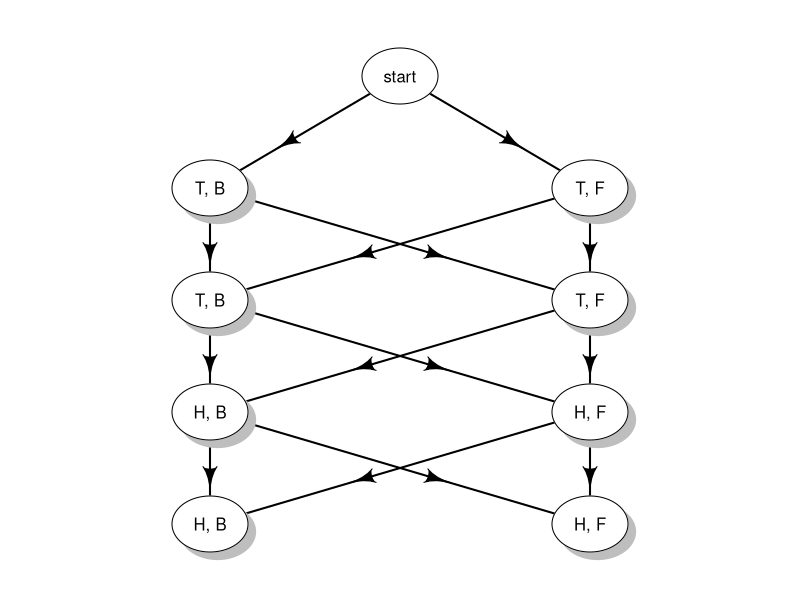
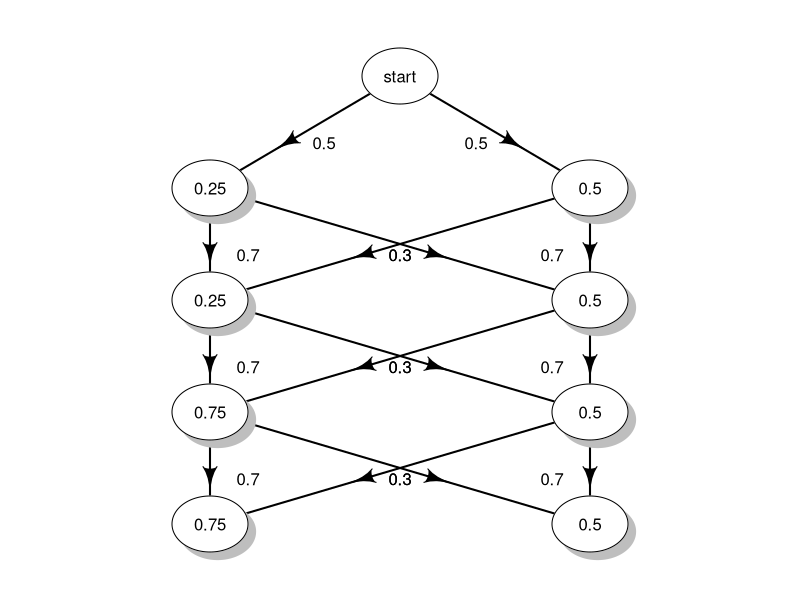
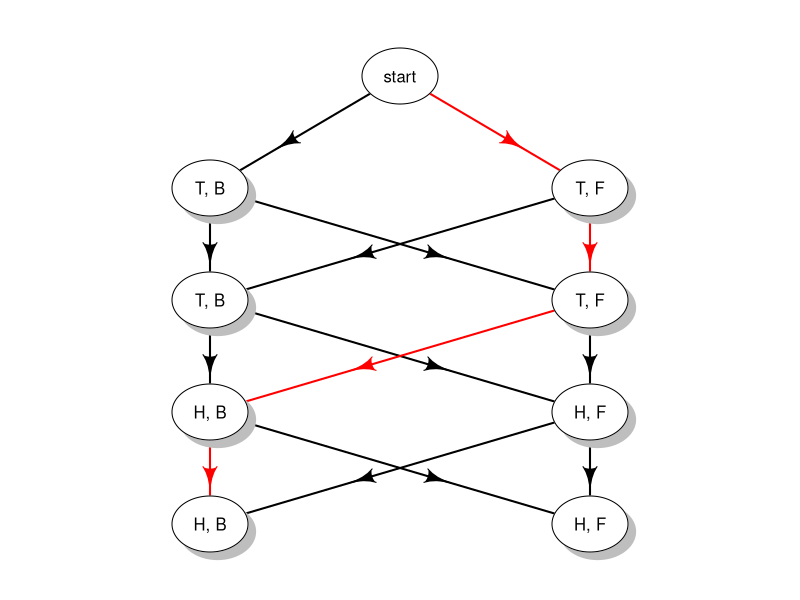
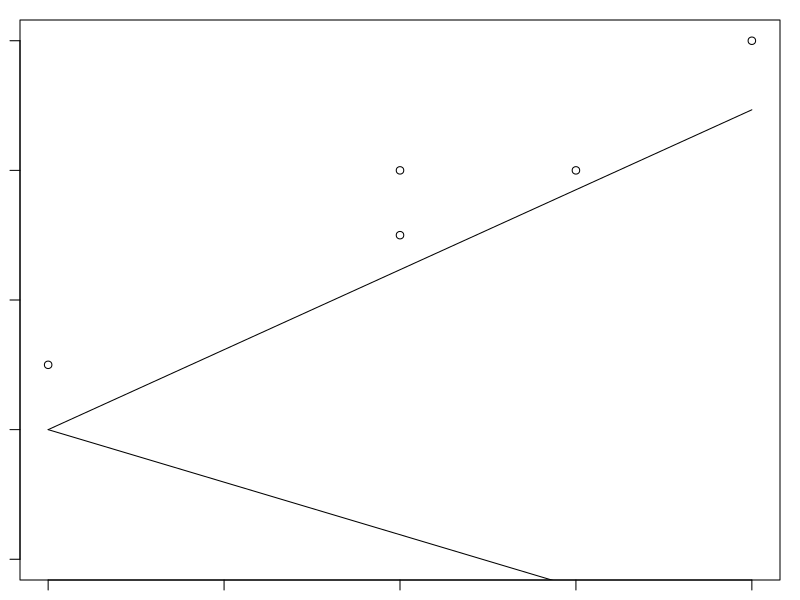

R code for these plots, in order:
## ---- chunk 1
library(diagram)
# set margins
par(mar = c(1, 1, 1, 1))
# open a plotting region
openplotmat()
# first argument of coordinates() specifies the number of elements in each row
elpos <- coordinates (c(1, rep(2, 4)))
# create data.frame say from what position to where
from <- rep(1:7, each = 2)
to <- c(2:3, rep(4:5, 2), rep(6:7, 2), rep(8:9, 2))
arrpos <- matrix(ncol = 2, nrow = length(from))

# draw arrows
for(i in 1:length(from)){
  arrpos[i, ] <- straightarrow(to = elpos[to[i], ], from = elpos[from[i], ],
                lwd = 2, arr.pos = 0.6, arr.length = 0.5, endhead = FALSE)
}

# draw circles
flip <- rep(c("T", "H"), each = 4)
pi <- rep(c("B", "F"), 4)
textellipse(elpos[1,], .05, lab = "start", shadow.size = 0)
for(i in 1:(length(flip))) {
  textellipse(elpos[i + 1,], 0.05, lab = paste(flip[i], pi[i], sep = ", "))
}

## ---- chunk 2
openplotmat()

# draw arrows
for(i in 1:length(from)){
  straightarrow(to = elpos[to[i], ], from = elpos[from[i], ],
                               lwd = 2, arr.pos = 0.6, arr.length = 0.5, endhead = FALSE)
}

# draw circles
prob <- sapply(1:length(flip), function(i){
  state <- paste(flip[i], pi[i])
  if(state == "T B"){
    .25
  }else if(state == "H B"){
    .75
  }else{
    .5
  }
})
textellipse(elpos[1,], .05, lab = "start", shadow.size = 0)
for(i in 1:(length(flip))) {
  textellipse(elpos[i + 1,], 0.05, lab = prob[i])
}

pi_prob <- c(.5, .5, rep(c(.7, .3, .3, .7), 3))

# draw transition probabilities
for(i in 1:14){
  if((i %% 2) == 0){
    text(arrpos[i, 1] - 0.05, arrpos[i, 2], pi_prob[i])
  }else{
    text(arrpos[i, 1] + 0.05, arrpos[i, 2], pi_prob[i])
  }
  
}
## ---- chunk 3
openplotmat()
edge <- c(2, 6, 9, 11)
# draw arrows
for(i in 1:length(from)){
  if(i %in% edge){col <- "red"}else{col <- "black"}
  straightarrow(to = elpos[to[i], ], from = elpos[from[i], ], lcol = col,
                lwd = 2, arr.pos = 0.6, arr.length = 0.5, endhead = FALSE)
}

textellipse(elpos[1,], .05, lab = "start", shadow.size = 0)
for(i in 1:(length(flip))) {
  textellipse(elpos[i + 1,], 0.05, lab = paste(flip[i], pi[i], sep = ", "))
}

## ---- chunk 4
age <- factor(c(0, 0, 1, 1, 1, 0), labels = c("<25", ">25")) 
income <- factor(c(0, 0, 1, 0, 0, 1), labels = c(">50k", "<50k")) 
gender <- factor(c(0, 1, 1, 1, 0, 0), labels = c("M", "F")) 
risk <- factor(c(0, 0, 0, 1, 1, 0), labels = c("High", "Low")) 

df <- data.frame(age, income, gender, risk)

df

library(dplyr)

calcMutualInform <- function(input, outcome){
  # get priors
  input.prior = sapply(split(input, input),
                       function(level, total){length(level)/total},
                       total = length(input))
  outcome.prior = sapply(split(outcome, outcome),
                       function(level, total){length(level)/total},
                       total = length(input))
  # put in data frame, group by factor and outcome,
  # get total counts
  df = data.frame(input, outcome, I = 1)
  df = group_by(df, input, outcome)
  df.sum = summarize(df, count = sum(I))
  # calculate mutual information
  sum(unlist(apply(df.sum, 1, function(row, n = length(input)){
    union <- as.numeric(row["count"])/n
    prior1 <- as.numeric(input.prior[row["input"]])
    prior2 <- as.numeric(outcome.prior[row["outcome"]])
    union*log(union/(prior1*prior2))
  })))
}

lapply(df[, 1:3], calcMutualInform, outcome = df$risk)

## ---- chunk 5
calcChiSq <- function(input, outcome){
  
  Obs <- table(input, outcome)
  
  colsum <- colSums(Obs)
  rowsum <- rowSums(Obs)
  
  colmatr <- matrix(rep(colsum, 2), nrow = 2, byrow = TRUE)
  rowmatr <- matrix(rep(rowsum, 2), nrow = 2)
  
  E <- colmatr*rowmatr/sum(c(colsum, rowsum))
  
  Chi <- (Obs - E)^2/E
  
  sum(colSums(Chi))
  
}

lapply(df[, 1:3], calcChiSq, outcome = df$risk)

## ---- chunk 6
data <- matrix(c(0, 1, 2, 3, 3, 4, 2, 4, 4, 6), ncol=2, byrow=TRUE)
cova = cov(data)
ei = eigen(cova)
ei$vectors
plot (data[,1], data[,2], ylim = c(-2, 6))
curve(x*ei$vectors[2, 1]/ei$vectors[1, 1], add=TRUE)
curve(x*ei$vectors[2, 2]/ei$vectors[1, 2], add = TRUE)

